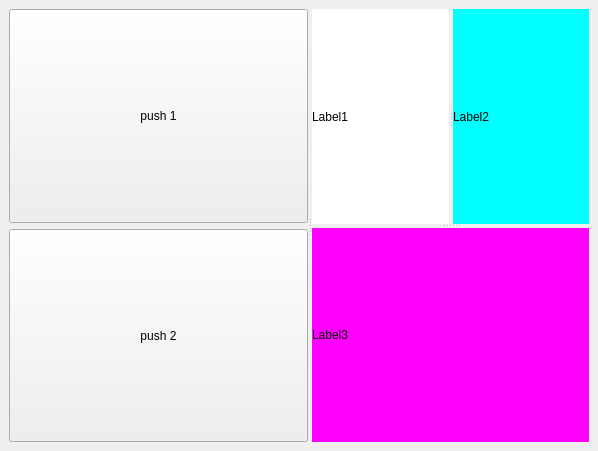
<?xml version="1.0" encoding="UTF-8"?>
<ui version="4.0">
 <class>MainWindow</class>
 <widget class="QMainWindow" name="MainWindow">
  <property name="geometry">
   <rect>
    <x>0</x>
    <y>0</y>
    <width>598</width>
    <height>451</height>
   </rect>
  </property>
  <property name="windowTitle">
   <string>MainWindow</string>
  </property>
  <widget class="QWidget" name="centralwidget">
   <layout class="QHBoxLayout" name="horizontalLayout">
    <item>
     <widget class="QSplitter" name="splitter_3">
      <property name="orientation">
       <enum>Qt::Horizontal</enum>
      </property>
      <widget class="QWidget" name="">
       <layout class="QVBoxLayout" name="verticalLayout">
        <item>
         <widget class="QPushButton" name="pushButton">
          <property name="sizePolicy">
           <sizepolicy hsizetype="Minimum" vsizetype="Preferred">
            <horstretch>0</horstretch>
            <verstretch>0</verstretch>
           </sizepolicy>
          </property>
          <property name="text">
           <string>push 1</string>
          </property>
         </widget>
        </item>
        <item>
         <widget class="QPushButton" name="pushButton_2">
          <property name="sizePolicy">
           <sizepolicy hsizetype="Minimum" vsizetype="Preferred">
            <horstretch>0</horstretch>
            <verstretch>0</verstretch>
           </sizepolicy>
          </property>
          <property name="text">
           <string>push 2</string>
          </property>
         </widget>
        </item>
       </layout>
      </widget>
      <widget class="QSplitter" name="splitter_2">
       <property name="orientation">
        <enum>Qt::Vertical</enum>
       </property>
       <widget class="QSplitter" name="splitter">
        <property name="orientation">
         <enum>Qt::Horizontal</enum>
        </property>
        <widget class="QLabel" name="label">
         <property name="styleSheet">
          <string notr="true">background-color: rgb(255, 255, 255);
font: 63 14pt &quot;NanumGothic&quot;;
</string>
         </property>
         <property name="text">
          <string>Label1</string>
         </property>
        </widget>
        <widget class="QLabel" name="label_2">
         <property name="styleSheet">
          <string notr="true">background-color: rgb(0, 255, 255);
font: 63 14pt &quot;NanumGothic&quot;;
</string>
         </property>
         <property name="text">
          <string>Label2</string>
         </property>
        </widget>
       </widget>
       <widget class="QLabel" name="label_3">
        <property name="styleSheet">
         <string notr="true">background-color: rgb(255, 0, 255);
font: 63 14pt &quot;NanumGothic&quot;;
</string>
        </property>
        <property name="text">
         <string>Label3</string>
        </property>
       </widget>
      </widget>
     </widget>
    </item>
   </layout>
  </widget>
 </widget>
 <resources/>
 <connections/>
</ui>
